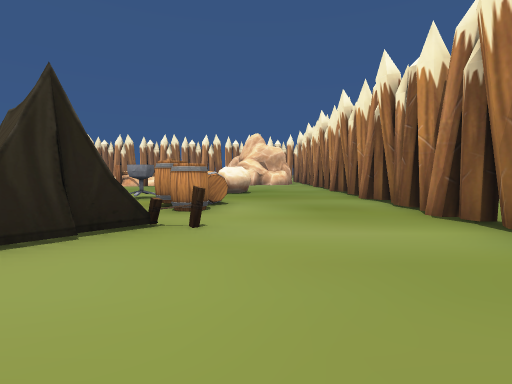
View 1 (above)

22 first-person views from a walk through a scene from a Unity 3-D project. The camera is 1.3 m above the floor, tilts 4° down and sees 85° across. The floor is counted in squares, 2 m on a side. Each view is taken from the middle of a square. On the plan, view 1 faces up. The plan holds only what a view shows up to about 9 squares ahead; the rest is blank. The place goes on beyond the plan. The player character is not drawn.

View 2
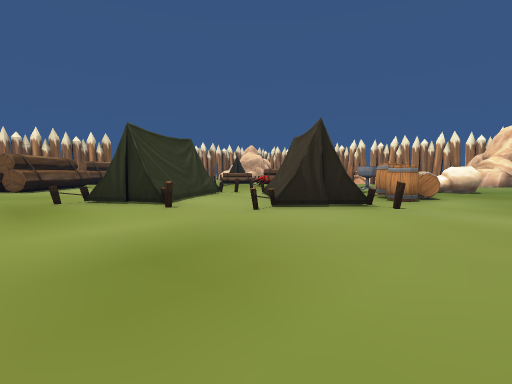

View 3
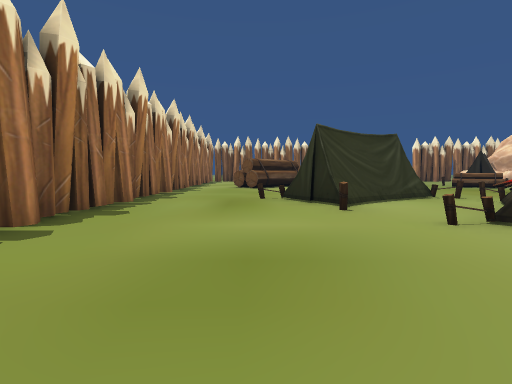

View 4
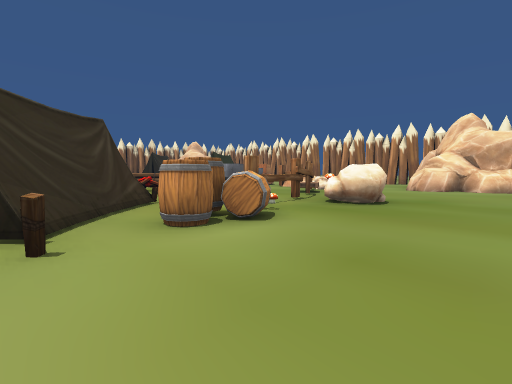

View 5
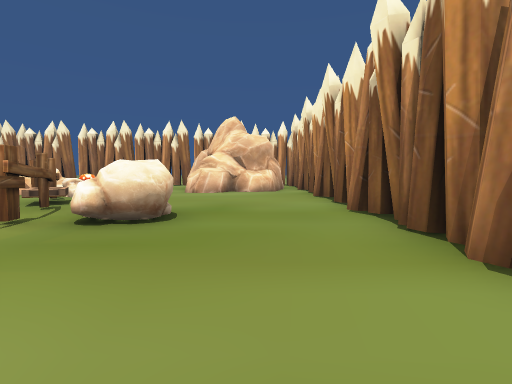

View 6
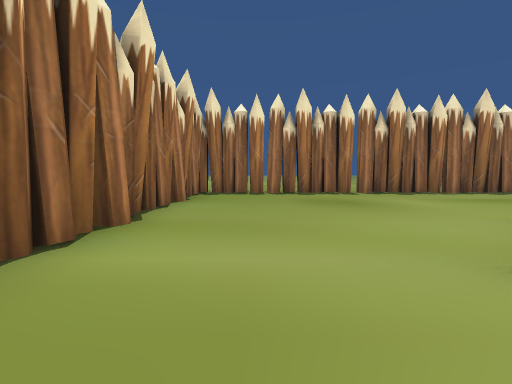

View 7
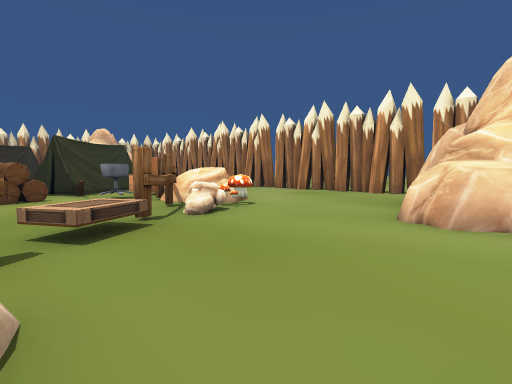

View 8
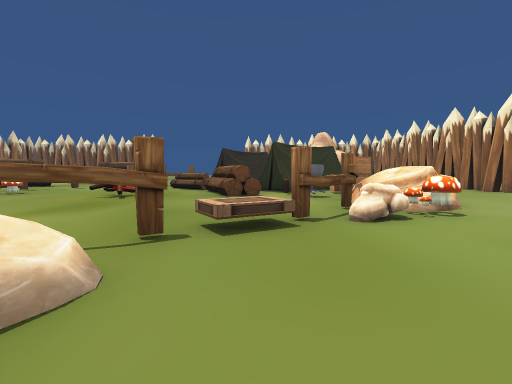

View 9
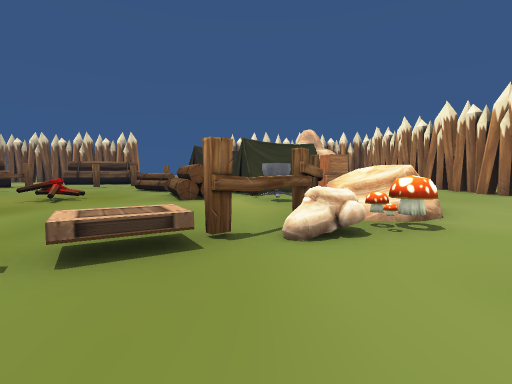

View 10
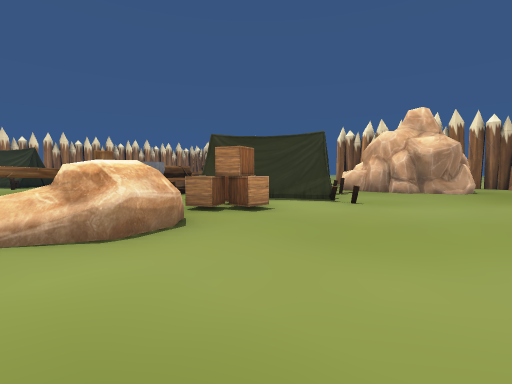

View 11
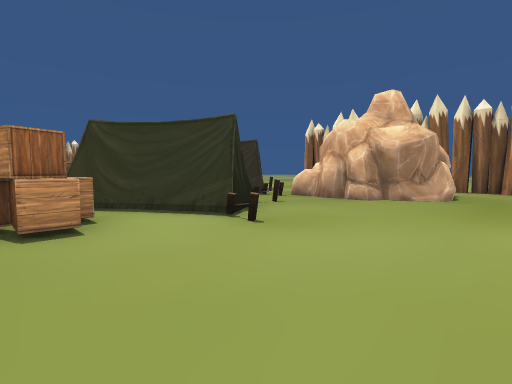

View 12
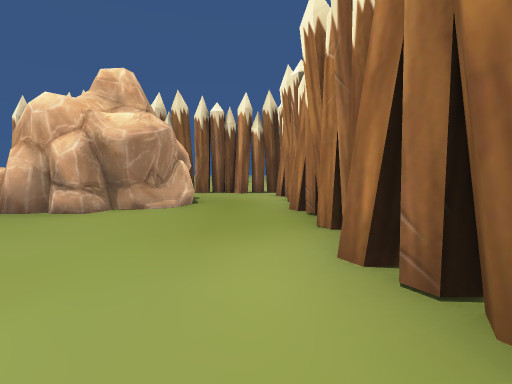

View 13
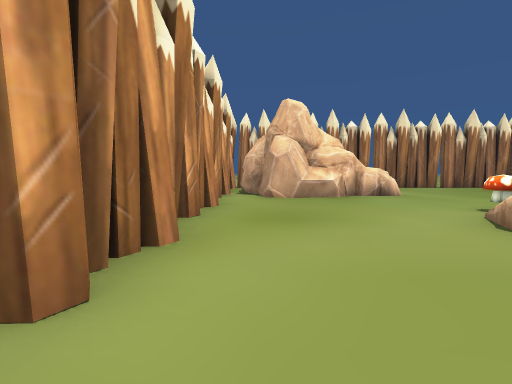

View 14
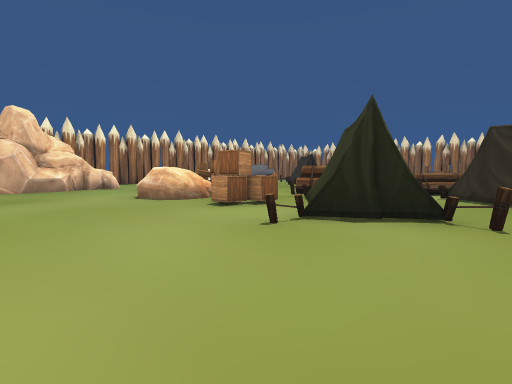

View 15
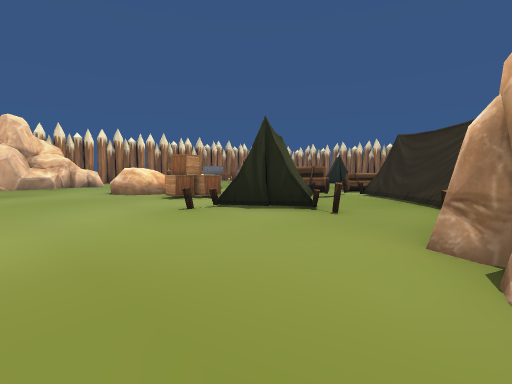

View 16
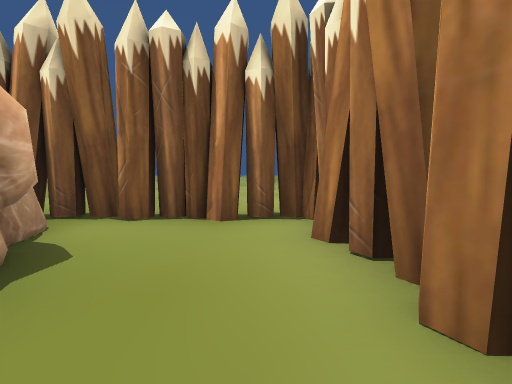

View 17
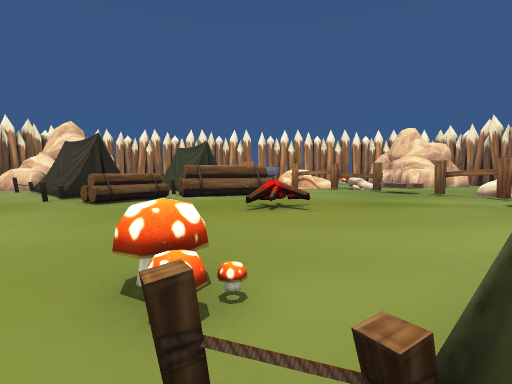

View 18
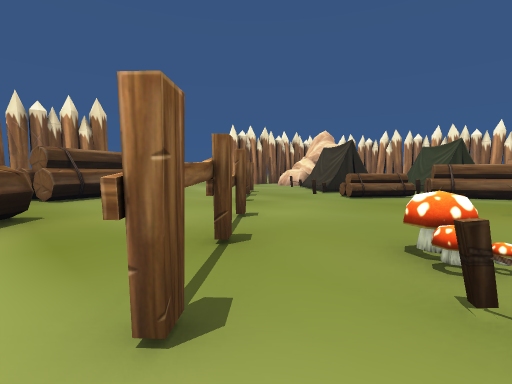

View 19
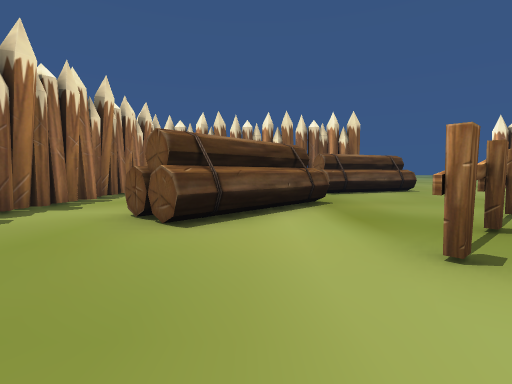

View 20
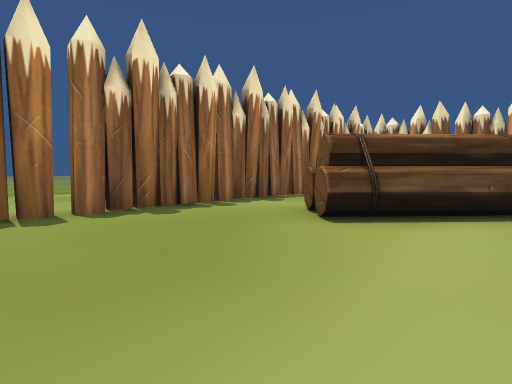

View 21
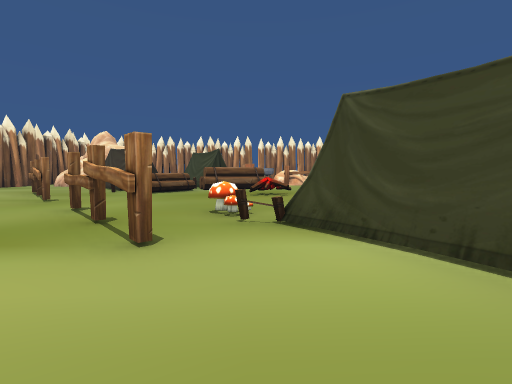

View 22
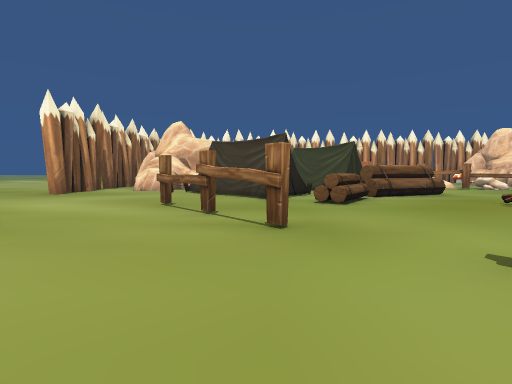

### Floor plan
Key: @ floor where view 1 was taken; # wall or solid block; x gap in a wall; . floor; = window, fence, low wall or low ledge; ^ raised ledge; R rock; T torch; B barrel; N bonfire; M mushroom; A box; O other object.
Columns run from 21 left of view 1 to 4 right of it. Each row starts with its distance up from view 1.
 19   ###########x########
 18 ..#.................##
 17   #.................#
 16  .#.###.............#
 15  .### #...=....R....###
 14       #.=##.AARRM...^^..#
 13       ^=# ##ATT##R......#
 12        #=####TT..#......#
 11  .#..=######=#...OO.....#
 10  ......###=###....#.R...#
  9   ......##^=.......#RR..#
  8   ....#..=^........#....#
  7    ....#.....NN...T#....#
  6     ...##........= OB...#
  5      ............##BB...#.
  4     #^....#....=####....#.
  3      #.....#.M##..##=...#
  2      #......#.##...#....#
  1         ##.....##=......#
  0         ###....##....@..#
 -1           #....=........#
 -2          ...............#
 -3        .................#
 -4      ####################
 -5              ..
 -6              ..
 -7             ..
 -8             ..
 -9             ..

Positions as (right, up) in squares from view 1, and headings:
1: (0, 0), facing up
2: (1, -2), facing up-left
3: (1, -1), facing left
4: (2, 3), facing up-left
5: (1, 5), facing up
6: (1, 5), facing down
7: (0, 10), facing up-left
8: (0, 11), facing left
9: (-1, 12), facing left
10: (-5, 18), facing down-left
11: (-8, 18), facing down-left
12: (-10, 18), facing left
13: (-9, 18), facing right
14: (-13, 18), facing down-right
15: (-15, 18), facing down-right
16: (-15, 18), facing left
17: (-8, 2), facing up
18: (-8, 1), facing up-left
19: (-7, 0), facing left
20: (-7, 1), facing down-left
21: (-8, -1), facing up
22: (-13, 2), facing up
